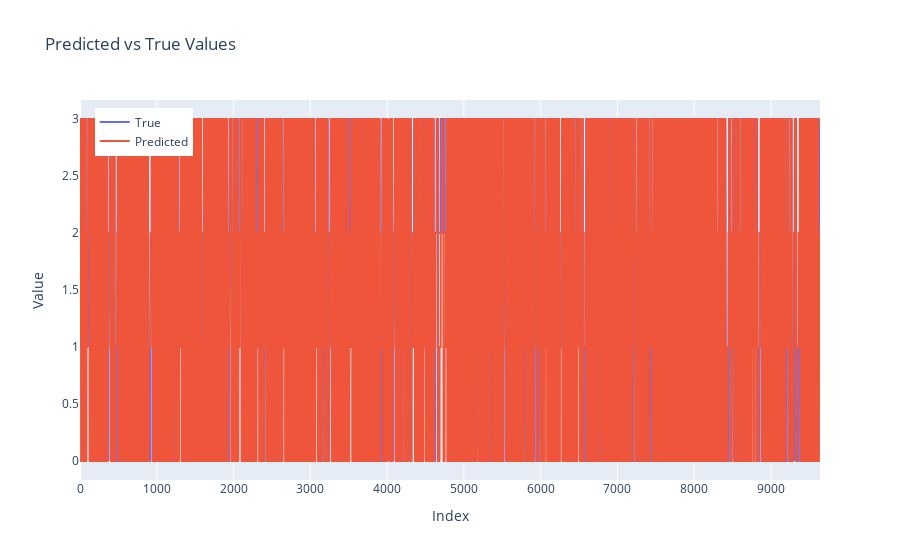

The notebook cell this image was saved under:
### Code cell
fig = go.Figure()
fig.add_trace(go.Scatter(y=trues, mode='lines', name='True'))
fig.add_trace(go.Scatter(y=predicted, mode='lines', name='Predicted'))

fig.update_layout(
    title="Predicted vs True Values",
    xaxis_title="Index",
    yaxis_title="Value",
    legend=dict(x=0.02, y=0.98)
)
fig.show()

### Figure 1 — Plotly figure (JSON) as saved in the notebook; plotly's stock layout.template omitted (floating-point values rounded to 4 significant figures; data arrays with more than 128 entries replaced by an {"elided": "..."} marker saying what was removed)
{"data": [{"mode": "lines", "name": "True", "type": "scatter", "y": {"elided": "9639 int values"}}, {"mode": "lines", "name": "Predicted", "type": "scatter", "y": {"elided": "9639 int values"}}], "layout": {"legend": {"x": 0.02, "y": 0.98}, "title": {"text": "Predicted vs True Values"}, "xaxis": {"title": {"text": "Index"}}, "yaxis": {"title": {"text": "Value"}}}}
